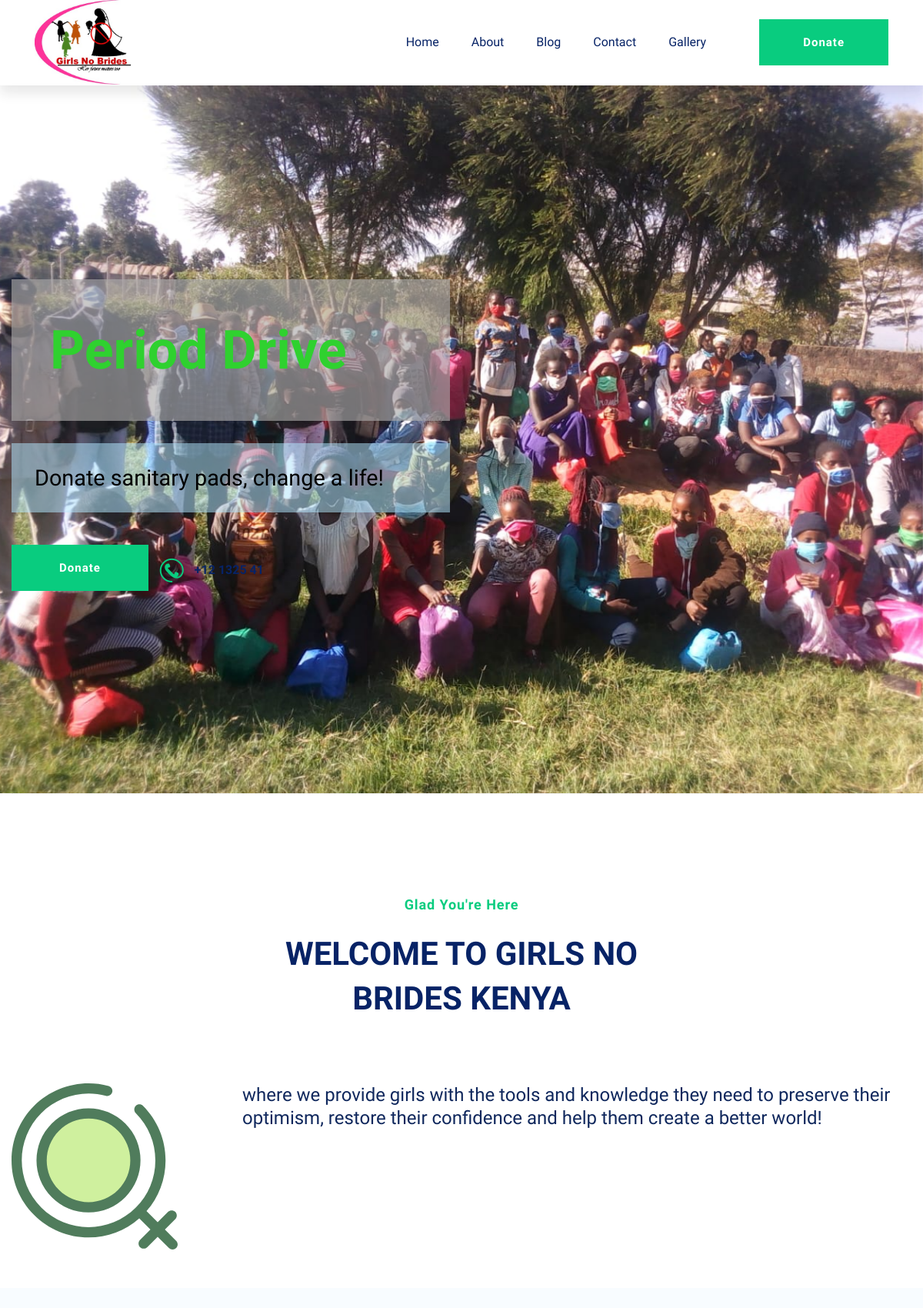
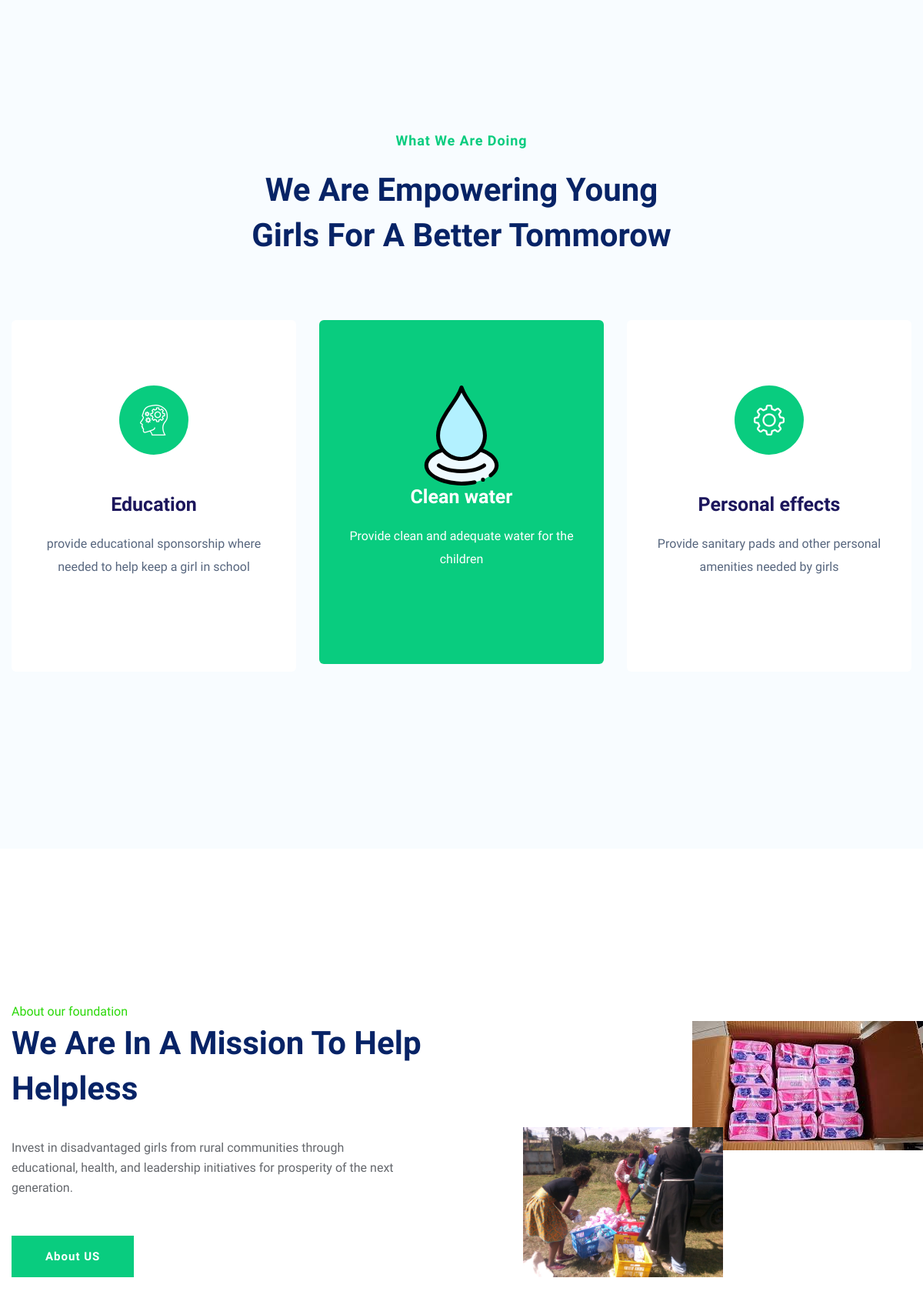
The page / (upper part) on the database its author committed (2 pictures, top to bottom).
### app/models.py (models this page shows, shortened)
class HomepageSlides(models.Model):
    hq_image = models.ImageField(null=True, upload_to="slides")
    main_title = models.CharField(max_length=100, blank=True, null=True)
    sub_title = models.CharField(max_length=100, blank=True, null=True)
    content = models.TextField()

class Mission(models.Model):
    mission_statement = models.CharField(max_length=100, blank=True, null=True)
    mission_description = models.TextField()
    img_1 = models.ImageField(null=True)
    img_2 = models.ImageField(null=True)
    date_published = models.DateTimeField(auto_now_add=True)

### app/views.py (the view)
# urls.py: path("", index),
def index(request):
    slides = HomepageSlides.objects.all()
    missions = Mission.objects.all()
    projects = Project.objects.all()
    events = SocialEvents.objects.all()
    admins = Admins.objects.all()
    stats = Stats.objects.all()
    quotes = Quotes.objects.all()
    contacts = ContactInformation.objects.all()
    blogs = Blog.objects.all()[1:]
    return render(request, "index.html",
                  context={"slides": slides,
                           "missions": missions,
                           "projects": projects,
                           "events": events,
                           "admins": admins,
                           "stats": stats,
                           "quotes": quotes,
                           "contacts": contacts,
                           "blogs": blogs
                           }
                  )

### app/models.py (called while the page is built)
    @property
    def percentage(self):
        p = (self.raised * 100) / self.target
        return int(p)

### app/templates/index.html (shortened to what this page needs)
{%extends 'base.html'%} {%load static%} {%block content%}
<main>
  <div class="slider-area">
    <div class="slider-active">
      {%for slide in slides%}
      <div
        class="single-slider slider-height d-flex align-items-center"
        style="background-image: url('{{slide.hq_image.url}}'); background-repeat: no-repeat; background-position: 50% 50%; background-size: cover;"
      >
        <div class="container">
          <div class="row">
            <div class="col-xl-6 col-lg-6 col-md-8 col-sm-10">
              <div class="hero__caption">
                <h1
                  data-animation="fadeInUp"
                  data-delay=".6s"
                  style="
                    background-color: rgba(172, 170, 170, 0.637);
                    color: rgb(47, 209, 47);
                    padding: 50px;
                  "
                >
                  {{slide.main_title}}
                </h1>
                <p
                  data-animation="fadeInUp"
                  data-delay=".8s"
                  style="
                    background-color: rgba(180, 230, 253, 0.527);
                    color: black;
                    font-size: 180%;
                    padding: 30px;
                  "
                >
                  {{slide.sub_title}}
                </p>
                <div class="hero__btn">
                  <a
                    href="/contact"
                    class="btn hero-btn mb-10"
                    data-animation="fadeInLeft"
                    data-delay=".8s"
                    >Donate</a
                  >
                  <a
                    href="tel:+254701035549"
                    class="cal-btn ml-15"
                    data-animation="fadeInRight"
                    data-delay="1.0s"
                  >
                    <i class="flaticon-null"></i>
                    <p>+12 1325 41</p>
                  </a>
                </div>
              </div>
            </div>
          </div>
        </div>
      </div>
      {%endfor%}
    </div>
    <section>
      <div class="container box_1170">
				<div class="section-top-border">
          <div class="row justify-content-center">
            <div class="col-xl-6 col-lg-7 col-md-10 col-sm-10">
              <div class="section-tittle text-center mb-80">
                <span>Glad you're here</span>
                <h2>WELCOME TO GIRLS NO BRIDES KENYA</h2>
              </div>
            </div>
          </div>
					<div class="row">
						<div class="col-md-3">
							<img src="{%static 'images/gender.svg'%}" alt="" class="img-fluid" width="80%">
						</div>
						<div class="col-md-9 mt-sm-20">
							<p class="mb-50 title">where we provide girls with the tools and
                knowledge they need to preserve their optimism, restore their confidence
                and help them create a better world!</p>
						</div>
					</div>
				</div>
    </section>
    <div class="service-area section-padding30">
      <div class="container">
        <div class="row justify-content-center">
          <div class="col-xl-6 col-lg-7 col-md-10 col-sm-10">
            <div class="section-tittle text-center mb-80">
              <span>What we are doing</span>
              <h2>We Are empowering young girls for a better tommorow</h2>
            </div>
          </div>
        </div>
        <div class="row">
          <div class="col-lg-4 col-md-6 col-sm-6">
            <div class="single-cat text-center mb-50">
              <div class="cat-icon">
                <span class="flaticon-think"
                  ></span>
              </div>
              <div class="cat-cap">
                <h5><a href="services.html">Education</a></h5>
                <p>
                  provide educational sponsorship where needed to help keep a
                  girl in school
                </p>
              </div>
            </div>
          </div>
          <div class="col-lg-4 col-md-6 col-sm-6">
            <div class="single-cat active text-center mb-50">
              <div class="cat-icon">
                  <img src="{%static 'images/clean-water.svg'%}" alt="" width="40%">
              </div>
              <div class="cat-cap">
                <h5><a href="services.html">Clean water</a></h5>
                <p>
                  Provide clean and adequate water for the children
                </p>
              </div>
            </div>
          </div>
          <div class="col-lg-4 col-md-6 col-sm-6">
            <div class="single-cat text-center mb-50">
              <div class="cat-icon">
                <span class="flaticon-gear"></span>
              </div>
              <div class="cat-cap">
                <h5><a href="services.html">Personal effects</a></h5>
                <p>
                  Provide sanitary pads and other personal amenities needed by
                  girls
                </p>
              </div>
            </div>
          </div>
        </div>
      </div>
    </div>
    <section class="about-low-area section-padding2">
      <div class="container">
        <span class="green">About our foundation</span>
        <div class="row">
          {%for mission in missions%}
          <div class="col-lg-6 col-md-10">
            <div class="section-tittle mb-35">
              <h2>{{mission.mission_statement}}</h2>
            </div>
            <div class="about-caption mb-50">
              <p>
                {{mission.mission_description}}
              </p>
            </div>
            <a href="/about" class="btn">About US</a>
          </div>
          <div class="col-lg-6 col-md-12">
            <div class="about-img">
              <div class="about-font-img d-none d-lg-block">
                <img src="{{mission.img_1.url}}" alt="" width="50%" />
              </div>
              <div class="about-back-img">
                <img src="{{mission.img_2.url}}" alt="" width="100%" />
              </div>
            </div>
          </div>
          {%endfor%}
        </div>
      </div>
    </section>
  </div>
</main>
{%endblock content%}

### static/CSS/main.css (style rules this page uses)
.title { font-size: 150%; }
.green { color: rgb(43, 216, 9); }

### rows shown on the page
HomepageSlides: hq_image (picture), main_title "Period Drive", sub_title "Donate sanitary pads, change a life!"
Mission: mission_statement "We Are In A Mission To Help Helpless", mission_description "Invest in disadvantaged girls from rural communities through educational, health, and leadership initiatives for prosperity of the next generation.", img_1 (picture), img_2 (picture)
